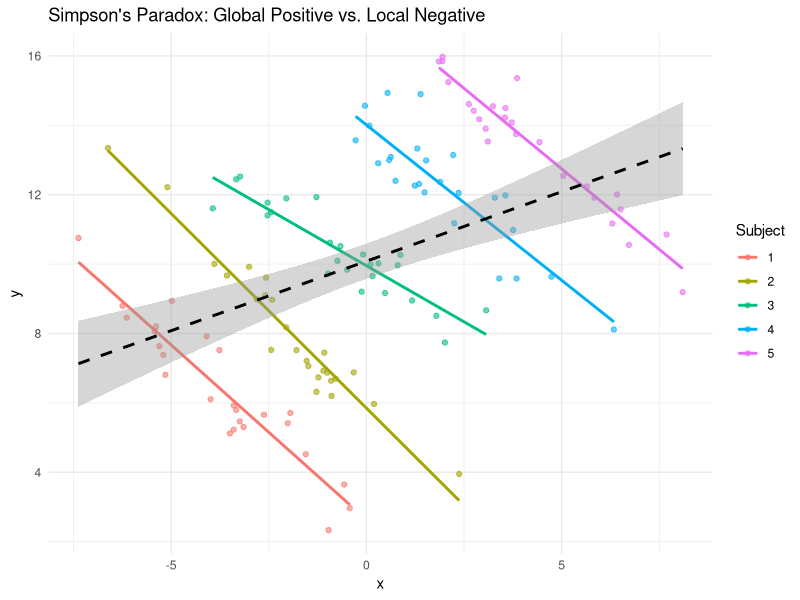

Source code (R):
library(tidyverse)
library(lme4)

set.seed(123)

n_subjects <- 5
n_per_subject <- 25

# 1. Create Subject-level offsets
# We purposely make subjects with higher x-means have higher y-intercepts
subject_data <- data.frame(
  Subject = as.factor(1:n_subjects),
  x_center = seq(-4, 4, length.out = n_subjects),  # Centers of x move right
  intercept = seq(2, 18, length.out = n_subjects), # Intercepts move UP
  slope = rnorm(n_subjects, -1, 0.2)             # All slopes are NEGATIVE
)

# 2. Generate individual observations
df <- expand.grid(Subject = as.factor(1:n_subjects), 
                  obs = 1:n_per_subject) %>%
  left_join(subject_data, by = "Subject") %>%
  mutate(
    # x varies around the subject's center
    x = rnorm(n(), mean = x_center, sd = 2),
    # y = individual intercept + (negative slope * x) + noise
    y = intercept + (slope * x) + rnorm(n(), sd = 0.7)
  )

# 3. Compare the Models
# OLS (ignores Subject) -> Expect Positive Slope
model_ols <- lm(y ~ x, data = df)

# LMM (accounts for Subject) -> Expect Negative Slope
model_lmer <- lmer(y ~ x + (1 + x | Subject), data = df)

# Check results
print(paste("OLS Slope:", round(coef(model_ols)[2], 3)))
print(fixef(model_lmer))

ggplot(df, aes(x = x, y = y, color = Subject)) +
  geom_point(alpha = 0.6) +
  geom_smooth(method = "lm", se = FALSE) + # Subject-specific (Negative)
  geom_smooth(aes(group = 1), method = "lm", color = "black", 
              linetype = "dashed", size = 1) + # Global OLS (Positive)
  theme_minimal() +
  labs(title = "Simpson's Paradox: Global Positive vs. Local Negative")


df <- tibble(x=df$x, y=df$y, subject=df$Subject)
write.csv(df, "HW2data2.csv")
